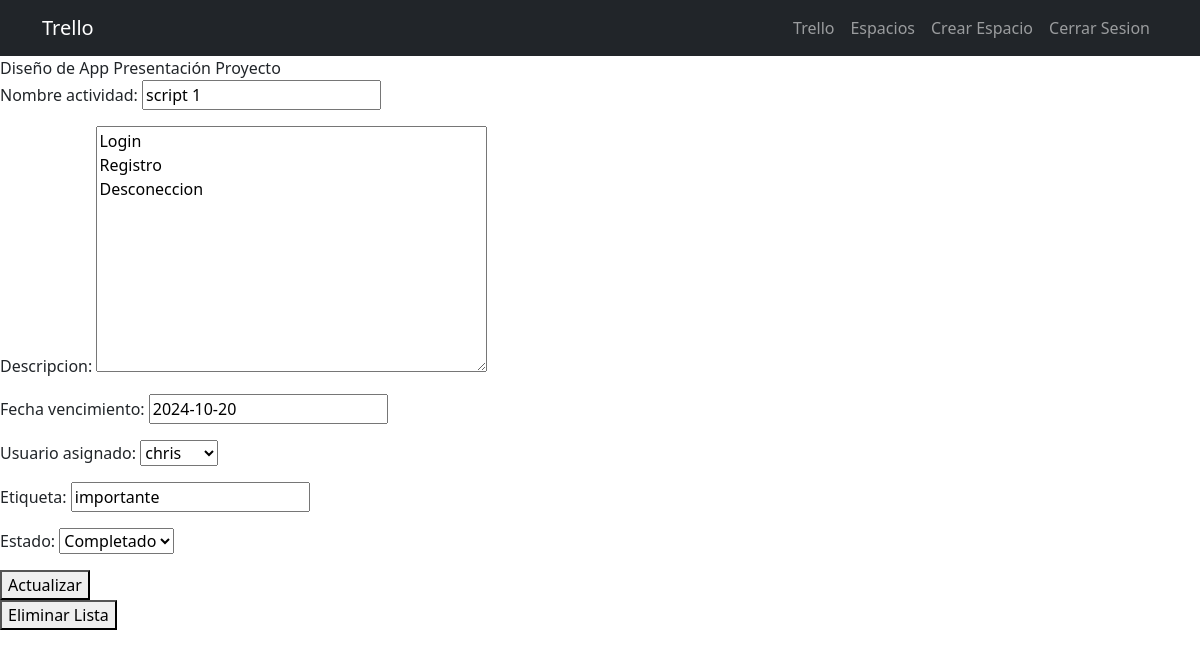
/espacio/1/tablero/1/lista/5/tarjeta/4/tarjeta_detalle/ (signed in), run on the app's committed database.
### tasks/models.py (models this page shows, shortened)
class EspacioDeTrabajo(models.Model):
    nombre = models.CharField(max_length=100)
    creador = models.ForeignKey(User, on_delete=models.CASCADE, related_name='espacios_creados')
    miembros = models.ManyToManyField(User, related_name='espacios')
    activo = models.BooleanField(default=True)

class Tablero(models.Model):
    nombre = models.CharField(max_length=100)
    espacio_trabajo = models.ForeignKey(EspacioDeTrabajo, on_delete=models.CASCADE, related_name='tableros')
    listas = models.ManyToManyField('Lista', related_name='tablas')

class Tarjeta(models.Model):
    nombre_actividad = models.CharField(max_length=255)
    lista = models.ForeignKey(Lista, on_delete=models.CASCADE, related_name='tareas')
    usuario_asignado = models.ForeignKey(User, on_delete=models.SET_NULL, null=True, blank=True)
    fecha_creacion = models.DateTimeField(auto_now_add=True)
    estado = models.CharField(max_length=20, choices=[('pendiente', 'Pendiente'), ('en_progreso', 'En Progreso'), ('completado', 'Completado')])
    descripcion = models.TextField(max_length=1000)
    fecha_vencimiento = models.DateField(null=True, blank=True)
    etiqueta = models.CharField(max_length=50, null=True, blank=True)
    tareas = models.ManyToManyField('Tarea', related_name='tareas_tarjeta')

### tasks/views.py (the view, shortened to what this page needs)
# urls.py: path('espacio/<int:espacio_id>/tablero/<int:tablero_id>/lista/<int:lista_id>/tarjeta/<int:tarjeta_id>/tarjeta_detalle/', views.tarjeta_detalle, name='tarjeta_detalle'),
@login_required
def tarjeta_detalle(request, espacio_id, tablero_id, lista_id, tarjeta_id):
    if request.method == 'GET':
        espacio = get_object_or_404(EspacioDeTrabajo, pk=espacio_id, miembros=request.user)
        tablero = get_object_or_404(Tablero, pk=tablero_id)
        lista = get_object_or_404(Lista, pk=lista_id)
        tarjeta = get_object_or_404(Tarjeta, pk=tarjeta_id)
        form = TarjetaForm(instance=tarjeta)
        return render(request, 'lista_detalle.html', {'espacio': espacio, 'form': form, 'tablero': tablero, 'lista': lista, 'tarjeta':tarjeta})

### tasks/forms.py (shortened to what this page needs)
class TarjetaForm(ModelForm):
    class Meta:
        model = Tarjeta
        fields = ['nombre_actividad', 'descripcion', 'fecha_vencimiento', 'usuario_asignado','etiqueta', 'estado']
        readonly_fields = ('lista','fecha_creacion', 'tarjeats') # solo lectura
        widgets = {
            'usuario_asignado': forms.Select(),
        }
    def __init__(self, *args, **kwargs):
        super().__init__(*args, **kwargs)
        self.fields['usuario_asignado'].queryset =  User.objects.filter(is_active=True)  # Filtrar solo usuarios activos

### tasks/templates/lista_detalle.html (shortened to what this page needs)
{% extends 'base.html' %}
{% block content %}
{{espacio.nombre}}
{{tablero.nombre}}
<form method="POST">
  {{form.as_p}}
  <button>
    Actualizar
  </button>
</form>
<form action="{% url 'eliminar_lista' espacio_id=espacio.id tablero_id=tablero.id lista_id=lista.id %}" method="POST">
  <button>
    Eliminar Lista
  </button>
</form>
{% endblock %}

### data on the page
EspacioDeTrabajo: nombre "Diseño de App"
Tablero: nombre "Presentación Proyecto"
Tarjeta: nombre_actividad "script 1", descripcion "Login Registro Desconeccion", fecha_vencimiento "2024-10-20", usuario_asignado "chris", etiqueta "importante", estado "Completado"
